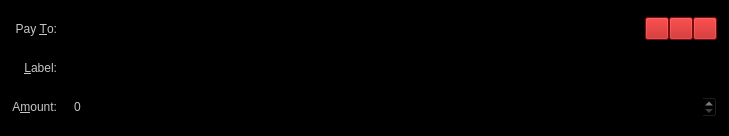
<?xml version="1.0" encoding="UTF-8"?>
<ui version="4.0">
 <class>SendCoinsEntry</class>
 <widget class="QFrame" name="SendCoinsEntry">
  <property name="geometry">
   <rect>
    <x>0</x>
    <y>0</y>
    <width>729</width>
    <height>136</height>
   </rect>
  </property>
  <property name="windowTitle">
   <string>Form</string>
  </property>
  <property name="styleSheet">
   <string notr="true">color: rgb(198, 198, 198);
background-color: rgb(0, 0, 0);</string>
  </property>
  <property name="frameShape">
   <enum>QFrame::StyledPanel</enum>
  </property>
  <property name="frameShadow">
   <enum>QFrame::Sunken</enum>
  </property>
  <layout class="QGridLayout" name="gridLayout">
   <property name="spacing">
    <number>12</number>
   </property>
   <item row="5" column="0">
    <widget class="QLabel" name="label">
     <property name="text">
      <string>A&amp;mount:</string>
     </property>
     <property name="alignment">
      <set>Qt::AlignRight|Qt::AlignTrailing|Qt::AlignVCenter</set>
     </property>
     <property name="buddy">
      <cstring>payAmount</cstring>
     </property>
    </widget>
   </item>
   <item row="3" column="0">
    <widget class="QLabel" name="label_2">
     <property name="text">
      <string>Pay &amp;To:</string>
     </property>
     <property name="alignment">
      <set>Qt::AlignRight|Qt::AlignTrailing|Qt::AlignVCenter</set>
     </property>
     <property name="buddy">
      <cstring>payTo</cstring>
     </property>
    </widget>
   </item>
   <item row="5" column="1">
    <widget class="VegascoinAmountField" name="payAmount"/>
   </item>
   <item row="4" column="0">
    <widget class="QLabel" name="label_4">
     <property name="text">
      <string>&amp;Label:</string>
     </property>
     <property name="alignment">
      <set>Qt::AlignRight|Qt::AlignTrailing|Qt::AlignVCenter</set>
     </property>
     <property name="buddy">
      <cstring>addAsLabel</cstring>
     </property>
    </widget>
   </item>
   <item row="3" column="1">
    <layout class="QHBoxLayout" name="payToLayout">
     <property name="spacing">
      <number>0</number>
     </property>
     <item>
      <widget class="QValidatedLineEdit" name="payTo">
       <property name="toolTip">
        <string>The address to send the payment to (e.g. 1NS17iag9jJgTHD1VXjvLCEnZuQ3rJDE9L)</string>
       </property>
       <property name="maxLength">
        <number>34</number>
       </property>
      </widget>
     </item>
     <item>
      <widget class="QToolButton" name="addressBookButton">
       <property name="toolTip">
        <string>Choose address from address book</string>
       </property>
       <property name="styleSheet">
        <string notr="true">font: bold 9pt &quot;Sans Serif&quot;;
color: rgb(255, 255, 255);
background-color: rgb(183, 13, 13);</string>
       </property>
       <property name="text">
        <string/>
       </property>
       <property name="icon">
        <iconset resource="../vegascoin.qrc">
         <normaloff>:/icons/address-book</normaloff>:/icons/address-book</iconset>
       </property>
       <property name="shortcut">
        <string>Alt+A</string>
       </property>
      </widget>
     </item>
     <item>
      <widget class="QToolButton" name="pasteButton">
       <property name="toolTip">
        <string>Paste address from clipboard</string>
       </property>
       <property name="styleSheet">
        <string notr="true">font: bold 9pt &quot;Sans Serif&quot;;
color: rgb(255, 255, 255);
background-color: rgb(183, 13, 13);</string>
       </property>
       <property name="text">
        <string/>
       </property>
       <property name="icon">
        <iconset resource="../vegascoin.qrc">
         <normaloff>:/icons/editpaste</normaloff>:/icons/editpaste</iconset>
       </property>
       <property name="shortcut">
        <string>Alt+P</string>
       </property>
      </widget>
     </item>
     <item>
      <widget class="QToolButton" name="deleteButton">
       <property name="toolTip">
        <string>Remove this recipient</string>
       </property>
       <property name="styleSheet">
        <string notr="true">font: bold 9pt &quot;Sans Serif&quot;;
color: rgb(255, 255, 255);
background-color: rgb(183, 13, 13);</string>
       </property>
       <property name="text">
        <string/>
       </property>
       <property name="icon">
        <iconset resource="../vegascoin.qrc">
         <normaloff>:/icons/remove</normaloff>:/icons/remove</iconset>
       </property>
      </widget>
     </item>
    </layout>
   </item>
   <item row="4" column="1">
    <widget class="QValidatedLineEdit" name="addAsLabel">
     <property name="toolTip">
      <string>Enter a label for this address to add it to your address book</string>
     </property>
    </widget>
   </item>
  </layout>
 </widget>
 <customwidgets>
  <customwidget>
   <class>VegascoinAmountField</class>
   <extends>QSpinBox</extends>
   <header>vegascoinamountfield.h</header>
   <container>1</container>
  </customwidget>
  <customwidget>
   <class>QValidatedLineEdit</class>
   <extends>QLineEdit</extends>
   <header>qvalidatedlineedit.h</header>
  </customwidget>
 </customwidgets>
 <resources>
  <include location="../vegascoin.qrc"/>
 </resources>
 <connections/>
</ui>
